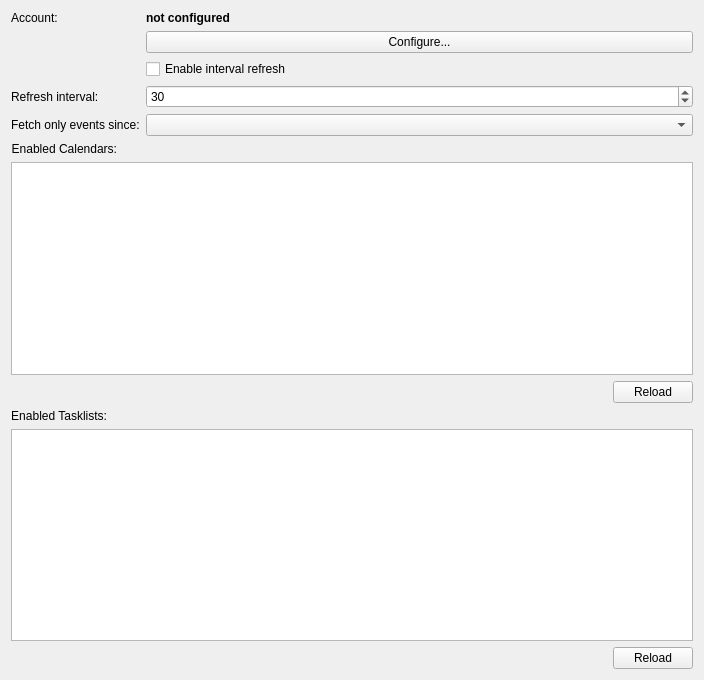
<?xml version="1.0" encoding="UTF-8"?>
<ui version="4.0">
 <class>GoogleSettingsWidget</class>
 <widget class="QWidget" name="GoogleSettingsDialog">
  <property name="geometry">
   <rect>
    <x>0</x>
    <y>0</y>
    <width>704</width>
    <height>680</height>
   </rect>
  </property>
  <property name="minimumSize">
   <size>
    <width>500</width>
    <height>300</height>
   </size>
  </property>
  <layout class="QFormLayout" name="verticalLayout_2">
   <item row="0" column="0">
    <widget class="QLabel" name="accountTextLabel">
     <property name="text">
      <string>Account:</string>
     </property>
    </widget>
   </item>
   <item row="0" column="1">
    <widget class="QLabel" name="accountLabel">
     <property name="text">
      <string>&lt;b&gt;not configured&lt;/b&gt;</string>
     </property>
    </widget>
   </item>
   <item row="1" column="1">
    <widget class="QPushButton" name="configureBtn">
     <property name="icon">
      <iconset theme="configure">
       <normaloff/>
      </iconset>
     </property>
     <property name="text">
      <string>Configure...</string>
     </property>
    </widget>
   </item>
   <item row="2" column="1">
    <widget class="QCheckBox" name="enableRefresh">
     <property name="text">
      <string>Enable interval refresh</string>
     </property>
    </widget>
   </item>
   <item row="3" column="0">
    <widget class="QLabel" name="refreshLabel">
     <property name="text">
      <string>Refresh interval:</string>
     </property>
     <property name="buddy">
      <cstring>refreshSpinBox</cstring>
     </property>
    </widget>
   </item>
   <item row="3" column="1">
    <widget class="KPluralHandlingSpinBox" name="refreshSpinBox">
     <property name="minimum">
      <number>10</number>
     </property>
     <property name="maximum">
      <number>720</number>
     </property>
     <property name="value">
      <number>30</number>
     </property>
    </widget>
   </item>
   <item row="4" column="0">
    <widget class="QLabel" name="eventsLimitLabel">
     <property name="text">
      <string>Fetch only events since:</string>
     </property>
     <property name="buddy">
      <cstring>eventsLimitCombo</cstring>
     </property>
    </widget>
   </item>
   <item row="4" column="1">
    <widget class="KDateComboBox" name="eventsLimitCombo"/>
   </item>
   <item row="5" column="0">
    <widget class="QLabel" name="calendarsLabel">
     <property name="text">
      <string>Enabled Calendars:</string>
     </property>
     <property name="alignment">
      <set>Qt::AlignLeft|Qt::AlignTrailing|Qt::AlignVCenter</set>
     </property>
     <property name="buddy">
      <cstring>calendarsList</cstring>
     </property>
    </widget>
   </item>
   <item row="6" column="0" colspan="2">
    <widget class="QListWidget" name="calendarsList"/>
   </item>
   <item row="7" column="1">
    <layout class="QHBoxLayout">
     <item>
      <spacer name="horizontalSpacer">
       <property name="orientation">
        <enum>Qt::Horizontal</enum>
       </property>
       <property name="sizeHint" stdset="0">
        <size>
         <width>40</width>
         <height>20</height>
        </size>
       </property>
      </spacer>
     </item>
     <item>
      <widget class="QPushButton" name="reloadCalendarsBtn">
       <property name="text">
        <string>Reload</string>
       </property>
       <property name="icon">
        <iconset theme="view-refresh">
         <normaloff>.</normaloff>.
        </iconset>
       </property>
      </widget>
     </item>
    </layout>
   </item>
   <item row="8" column="0">
    <widget class="QLabel" name="taskListsLabel">
     <property name="text">
      <string>Enabled Tasklists:</string>
     </property>
     <property name="alignment">
      <set>Qt::AlignLeft|Qt::AlignTrailing|Qt::AlignVCenter</set>
     </property>
     <property name="buddy">
      <cstring>taskListsList</cstring>
     </property>
    </widget>
   </item>
   <item row="9" column="0" colspan="2">
    <widget class="QListWidget" name="taskListsList"/>
   </item>
   <item row="10" column="1">
    <layout class="QHBoxLayout">
     <item>
      <spacer name="horizontalSpacer1">
       <property name="orientation">
        <enum>Qt::Horizontal</enum>
       </property>
       <property name="sizeHint" stdset="0">
        <size>
         <width>40</width>
         <height>20</height>
        </size>
       </property>
      </spacer>
     </item>
     <item>
      <widget class="QPushButton" name="reloadTaskListsBtn">
       <property name="text">
        <string>Reload</string>
       </property>
       <property name="icon">
        <iconset theme="view-refresh">
         <normaloff>.</normaloff>.
        </iconset>
       </property>
      </widget>
     </item>
    </layout>
   </item>
  </layout>
 </widget>
 <customwidgets>
  <customwidget>
   <class>KPluralHandlingSpinBox</class>
   <extends>QSpinBox</extends>
   <header>kpluralhandlingspinbox.h</header>
  </customwidget>
  <customwidget>
   <class>KDateComboBox</class>
   <extends>QComboBox</extends>
   <header>kdatecombobox.h</header>
  </customwidget>
 </customwidgets>
 <resources/>
 <connections>
  <connection>
   <sender>enableRefresh</sender>
   <signal>toggled(bool)</signal>
   <receiver>refreshSpinBox</receiver>
   <slot>setEnabled(bool)</slot>
   <hints>
    <hint type="sourcelabel">
     <x>182</x>
     <y>99</y>
    </hint>
    <hint type="destinationlabel">
     <x>312</x>
     <y>128</y>
    </hint>
   </hints>
  </connection>
 </connections>
</ui>
